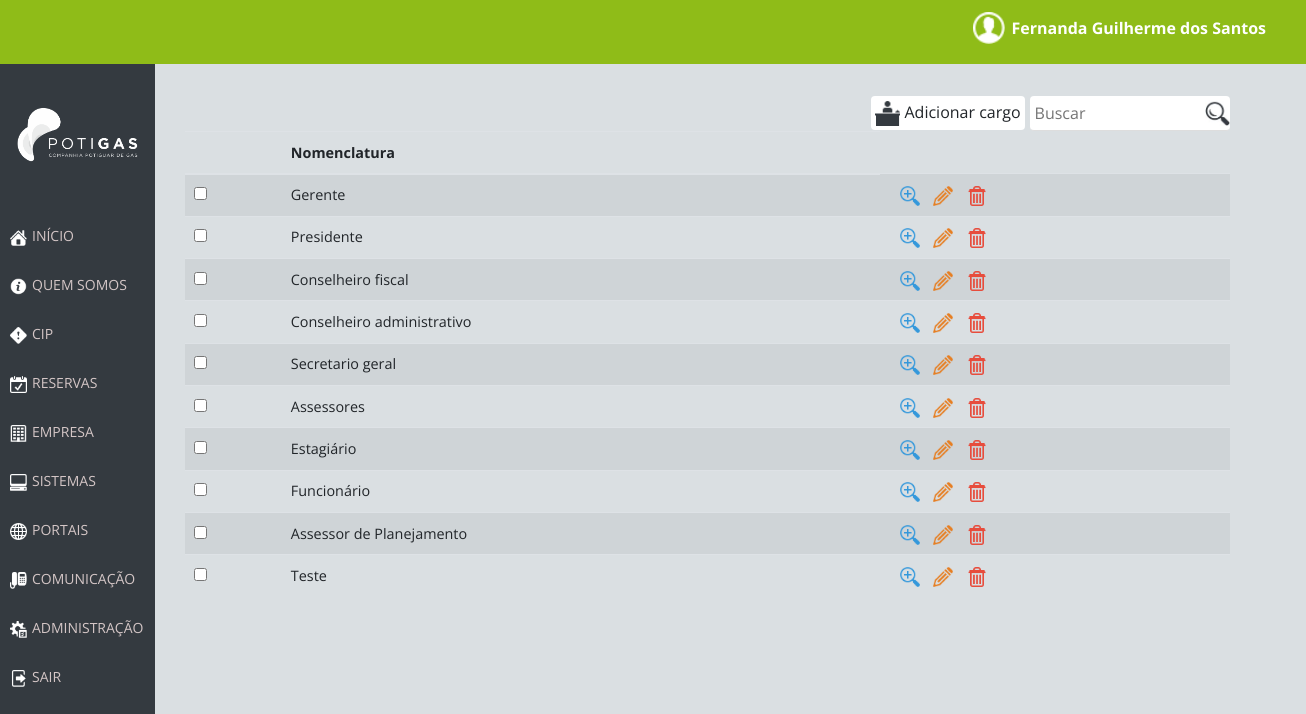
The page /views/acesso_administrativo/cargos.php (signed in) on the database its author committed.
### tables this page shows
CREATE TABLE `cargo` (
  `cod_cargo` int(11) NOT NULL AUTO_INCREMENT,
  `nomenclatura` varchar(100) NOT NULL,
  PRIMARY KEY (`cod_cargo`)
);

### src/controle/preenchimentos/cargos.php (called while the page is built)
<?php
    require_once('../../controle/conexao.php');
    $query_cargos = "SELECT cod_cargo, nomenclatura FROM cargo;";
    $result_cargos = mysqli_query($poti_con, $query_cargos) or die(mysqli_error($poti_con));
?>

### src/views/acesso_administrativo/cargos.php (the view, shortened to what this page needs)
<!DOCTYPE html>
<html lang="pt-br">
<head>
    <link rel="stylesheet" href="https://maxcdn.bootstrapcdn.com/bootstrap/4.0.0/css/bootstrap.min.css">
    <link rel="stylesheet" href="../../css/nav.css">
    <link rel="stylesheet" href="../../css/menu.css">
    <link rel="stylesheet" href="../../css/funcionarios.css">
</head>
<body>
    <?php
        require_once('../../controle/conexao.php');
        include('../../includes/nav.php');
        include('menu.php');
        include('../../controle/preenchimentos/cargos.php');
    ?>
    <div class="container">
        <div class="box_table" id="box_table">
            <form method="POST" id="form-pesquisa" action="">
                <input type="search" class="busca" id="busca" name="busca" alt="table table-striped" placeholder="Buscar">
            </form>
            <div class="add_user" onclick="window.location='cadastro_cargo.php';">
                <img src="../../img/icons8-recepção-52.png" class="iconAddUser" alt="Ilustração para adição de novo usuário">
                <p>Adicionar cargo</p>
            </div>
            <table class="table table-striped" id="table table-striped">
                <thead>
                    <tr>
                    <th scope="col"></th>
                    <th scope="col">Nomenclatura</th>
                    </tr>
                </thead>
                <tbody class="resultado">
                    <?php
                        while ($array_cargos = mysqli_fetch_assoc($result_cargos)) {
                            echo "<tr>
                                    <th><input type='checkbox' id='vehicle3' name='vehicle3' value=".$array_cargos['cod_cargo']."></th>
                                    <td>". $array_cargos['nomenclatura'] ."</td>
                                    <td>
                                        <form method='POST' action=''>
                                            <input type='hidden' id='cod_setor' name='cod_setor' value=".$array_cargos['cod_cargo'].">
                                            <img class='icons_opcoes detalhes' data-setor=".$array_cargos['cod_cargo']." src='../../img/icons8-mais-zoom-52.png' alt='Ilustração para opção de ver mais detalhes'  data-toggle='modal' data-target='#exampleModalCenter'>
                                        </form>
                                        <img class='icons_opcoes' src='../../img/icons8-editar-52.png' alt='Ilustração para opção de editar'> <img class='icons_opcoes' src='../../img/icons8-excluir-52.png' alt='Ilustração para opção de apagar'></td>
                                </tr>
                                ";
                        }
                    ?>
                </tbody>
            </table>
        </div>
    </div>
</body>
</html>

### src/css/nav.css (style rules this page uses)
* { margin:0px; font-family: 'Open Sans', sans-serif; }
body { background-color: #dadfe2; overflow-x: hidden; margin-bottom: 5vh; }

### src/css/funcionarios.css (style rules this page uses)
* { margin:0px; font-family: 'Open Sans', sans-serif; }
.container { display: grid; grid-template-columns: 80vw; grid-template-rows: 2vh 27vh; background-color: #dadfe2; grid-gap: 5em; margin-left: 13%; }
.box_table { grid-row-start: 2; grid-row-end: 2; grid-column-start: 1 ; grid-column-end: 1; display: inline-block; }
.icons_opcoes { height: 20px; width: auto; margin-left: 10px; cursor: pointer; }
.table td, .table th { padding: 0.60rem; font-size: 0.9em; }
.iconAddUser { height: 25px; width: auto; display: inline-block; }
.add_user { background-color: #FFF; border-radius: 4px; display: inline-block; padding: 4px; float: right; cursor: pointer; }
.add_user p { display: inline-block; margin-bottom: 0px; }
.busca { background: url(../img/lupa.jpg) no-repeat center right; padding: 5px; margin-left: 5px; background-size: 25px; border: none; border-radius: 4px; float: right; width: 200px; border-bottom: solid 1px #ddd; outline: none; background-color: #fff; }
td form { display: inline-block; }

### rows shown on the page
cargo: nomenclatura "Gerente"
cargo: nomenclatura "Presidente"
cargo: nomenclatura "Conselheiro fiscal"
cargo: nomenclatura "Conselheiro administrativo"
cargo: nomenclatura "Secretario geral"
cargo: nomenclatura "Assessores"
cargo: nomenclatura "Estagiário"
cargo: nomenclatura "Funcionário"
cargo: nomenclatura "Assessor de Planejamento"
cargo: nomenclatura "Teste"

### other values the page prints
$nome "Fernanda Guilherme dos Santos"
